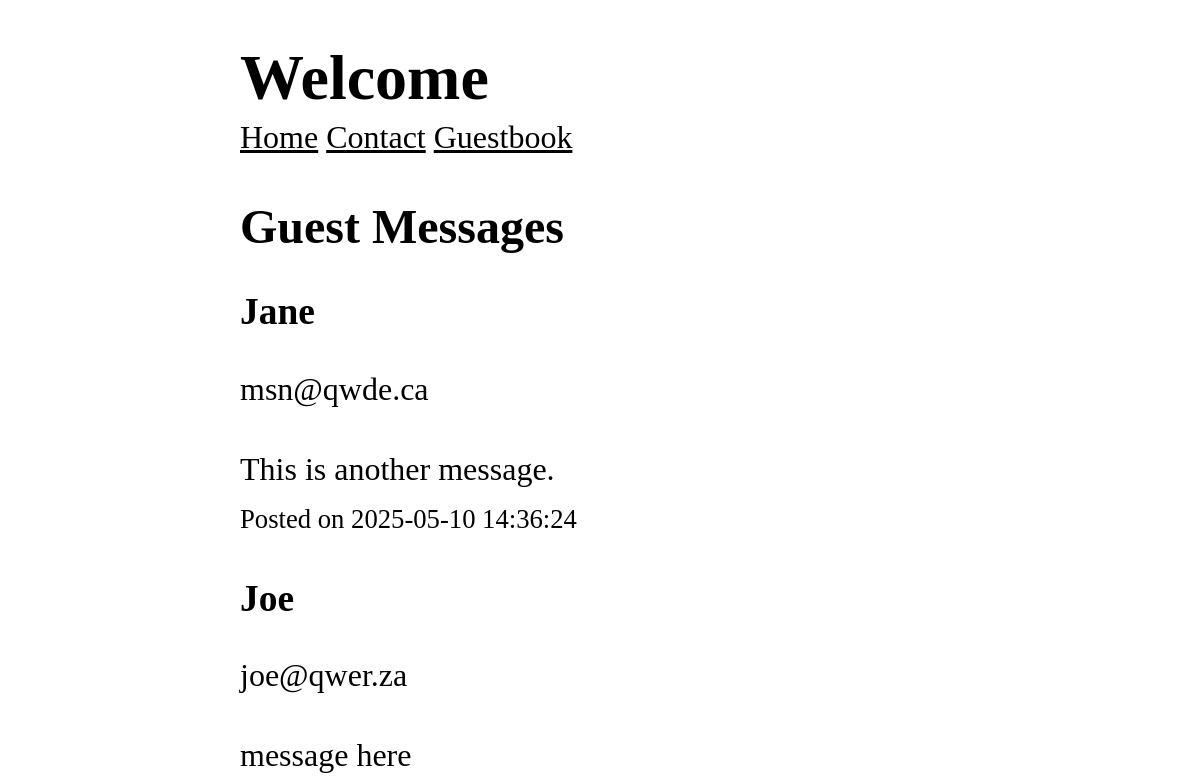
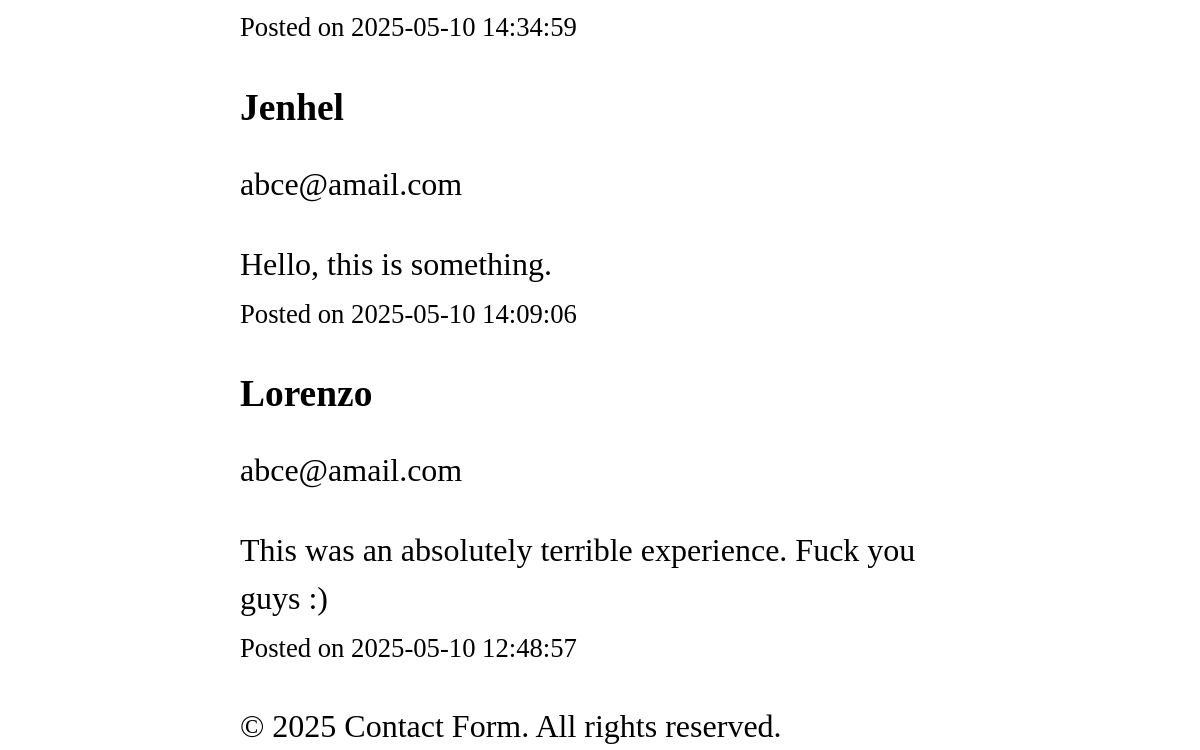
Page /guestbook on the earlier database version (2 pictures, top to bottom).
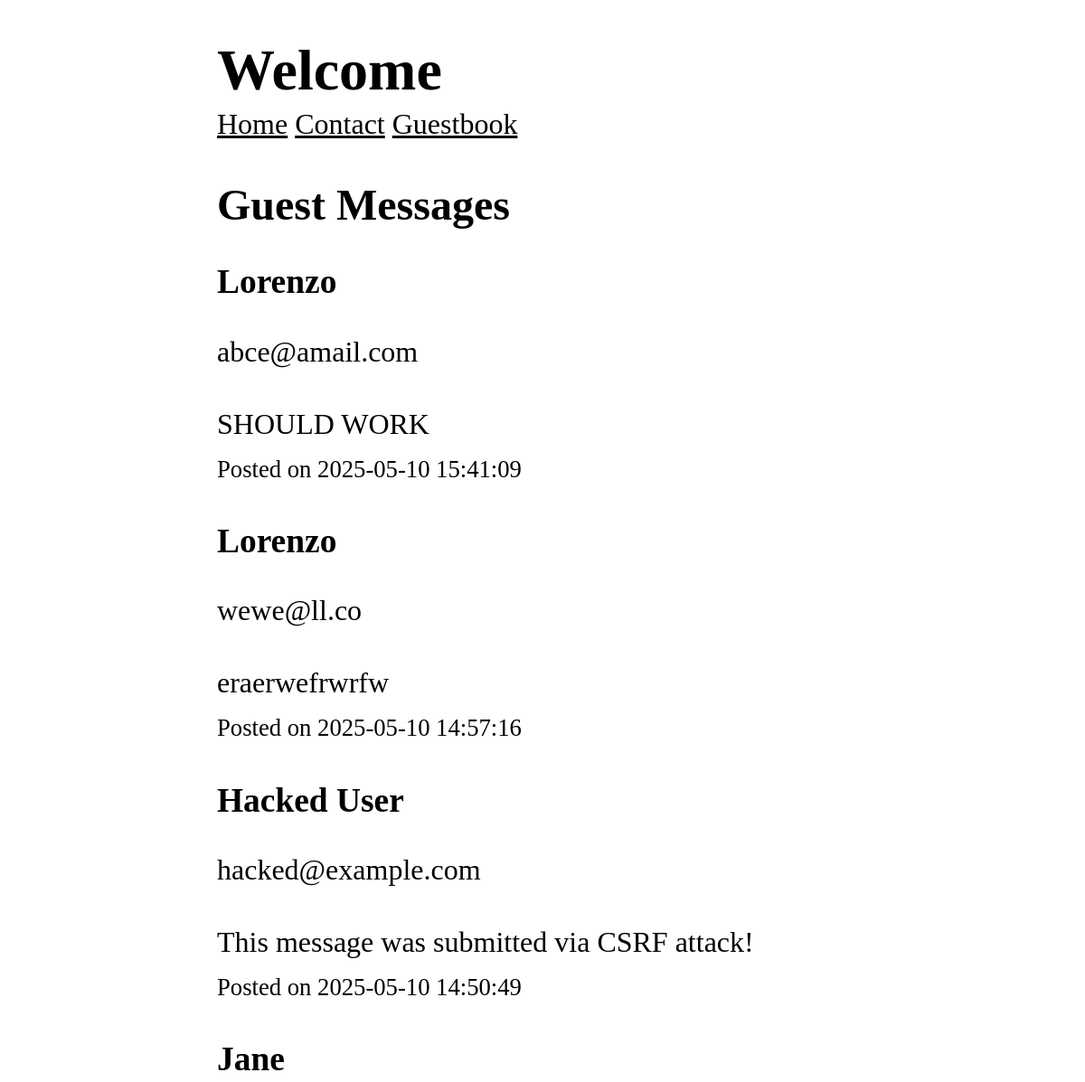
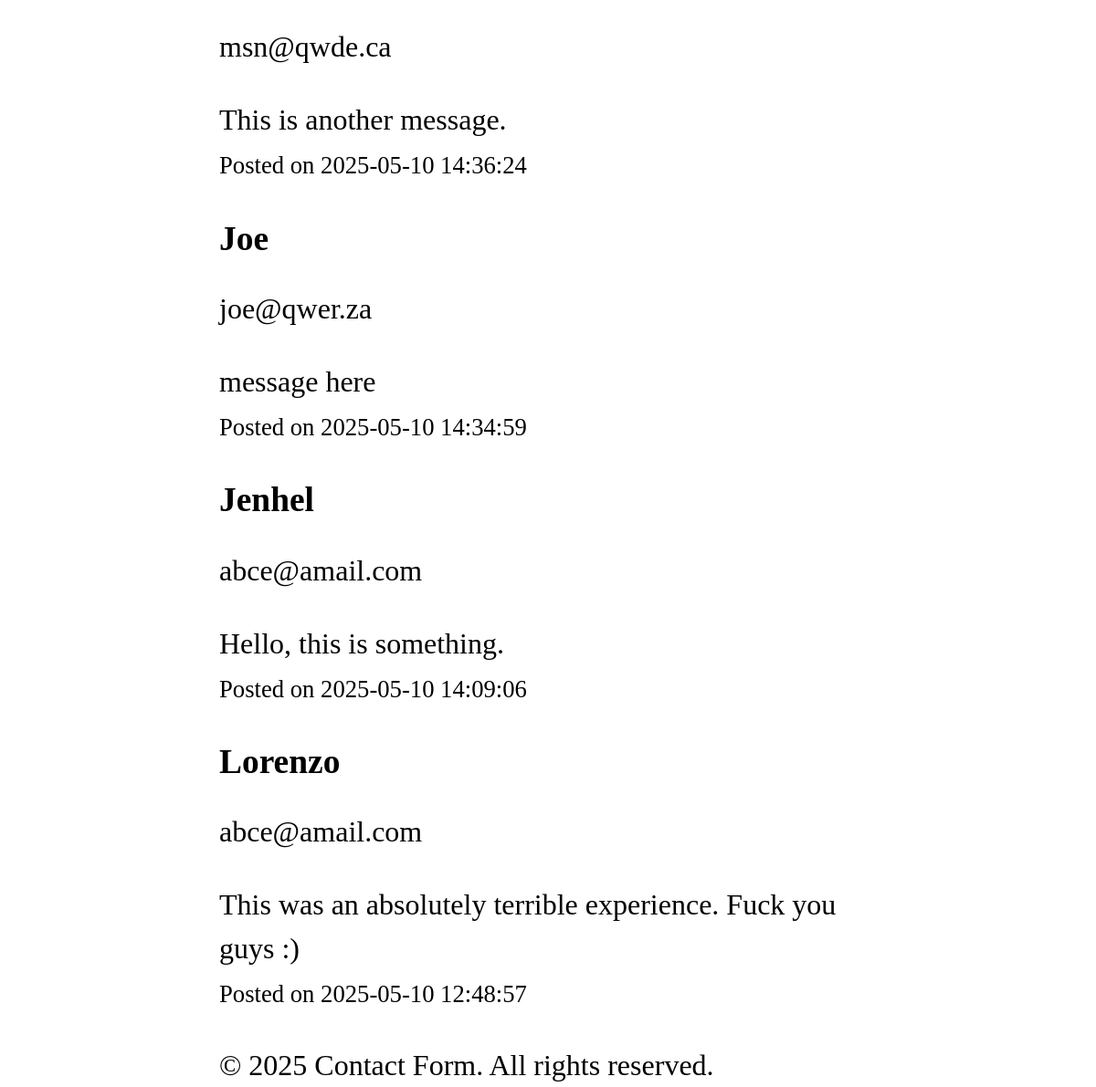
Same page on the later database version (2 pictures, top to bottom).
### tables this page shows
CREATE TABLE messages (
    id INTEGER PRIMARY KEY AUTOINCREMENT,
    name TEXT NOT NULL,
    email TEXT NOT NULL,
    message TEXT NOT NULL,
    created_at TIMESTAMP DEFAULT CURRENT_TIMESTAMP
);

### includes/view.php (called while the page is built, shortened)
<?php
function renderView(string $template, array $data = []) : void {
    include TEMPLATES_DIR . '/header.php';
    include TEMPLATES_DIR . '/' . $template . '.php';
    include TEMPLATES_DIR . '/footer.php';
}
?>

### routes/guestbook_get.php (called while the page is built)
<?php
$entries = getMessage(connectDb());
renderView(template:'guestbook_get', data: ['messages' => $entries]);
?>

### public/index.php (called while the page is built, shortened)
<?php
dispatch($_SERVER['REQUEST_URI'], $_SERVER['REQUEST_METHOD']);
?>

### includes/db.php (called while the page is built, shortened)
<?php
function connectDb(): PDO {
    $pdo = new PDO('sqlite:' . DB_DIR . '/db.sqlite');
    $pdo->setAttribute(PDO::ATTR_ERRMODE, PDO::ERRMODE_EXCEPTION);
    return $pdo;
}
function getMessage(PDO $pdo): array {
    $sql = "SELECT name, email, message, created_at from messages ORDER BY created_at DESC";
    $stmnt = $pdo->query($sql);
    return $stmnt->fetchAll(PDO::FETCH_ASSOC);
}
?>

### templates/guestbook_get.php (the view)
<?php
$messages = $data['messages'];
?>
<section>
    <h2>Guest Messages</h2>
    <?php if (empty($messages)): ?>
        <p>No messages yet. Be the first to leave a message <span><a href="/contact">here</a></span></p>
    <?php else: ?>
        <?php foreach($messages as $message) : ?>
            <h3><?=htmlspecialchars($message['name'])?></h3>
            <p><?=htmlspecialchars($message['email'])?></p>
            <p><?=nl2br(htmlspecialchars($message['message']))?></p>
            <small>Posted on <?=$message['created_at'] ?></small>
        <?php endforeach?>
    <?php endif; ?>
    </section>

### includes/router.php (shortened to what this page needs)
<?php
function normalizeUri (string $uri) : string {
    $uri = strtolower(trim($uri, '/'));
    return $uri === INDEX_URI ? INDEX_ROUTE : $uri;
}
function getFilePath (string $uri, string $method) : string {
    return ROUTES_DIR . '/' . normalizeUri($uri) . '_' . strtolower($method) . '.php';
}
function dispatch(string $uri, string $method) : void {
    $uri = normalizeUri($uri);
    $method = strtoupper($method);
    $filePath = getFilePath($uri, $method);
    if (file_exists($filePath)) {
        include($filePath);
        return;
    }
}
?>

### templates/header.php (shortened to what this page needs)
<!DOCTYPE html>
<html lang="en">
<head>
 </head>
<body>
    <header>
        <h1>Welcome</h1>
    </header>
    <nav>
        <a href="/">Home</a>
        <a href="/contact">Contact</a>
        <a href="/guestbook">Guestbook</a>
    </nav>

### templates/footer.php
<footer>
    <p>
        &copy; <?=date('Y')?> Contact Form.
        All rights reserved.
    </p>
</footer>
</body>
</html>

### templates/header.php (style rules this page uses)
*, *::before, *::after { box-sizing: border-box; }
html { -moz-text-size-adjust: none; -webkit-text-size-adjust: none; text-size-adjust: none; }
body, h1, h2, h3, h4, p, figure, blockquote, dl, dd { margin-block-end: 0; }
body { min-height: 100vh; line-height: 1.5; max-width: 60%; margin-left: auto; margin-right: auto; font-size: 2em; }
h1, h2, h3, h4, button, input, label { line-height: 1.1; }
h1, h2, h3, h4 { text-wrap: balance; }
a:not([class]) { text-decoration-skip-ink: auto; color: currentColor; }

Differences in the rows shown:
added messages: name "Lorenzo", email "abce@amail.com", message "SHOULD WORK", created_at "2025-05-10 15:41:09"
added messages: name "Lorenzo", email "wewe@ll.co", message "eraerwefrwrfw", created_at "2025-05-10 14:57:16"
added messages: name "Hacked User", email "hacked@example.com", message "This message was submitted via CSRF attack!", created_at "2025-05-10 14:50:49"
